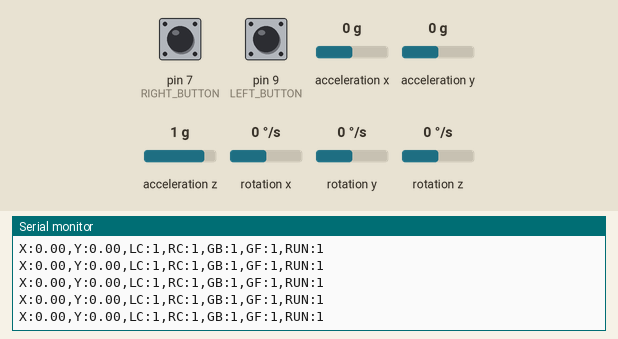
This sketch was run on a simulated Arduino Uno, built with avr-gcc and run on an emulated ATmega328P. On the bench: the last lines printed to the serial monitor. Wiring (inferred from the names in the program): MPU-6050 motion sensor at I2C address 0x68. Inputs (shaded band) come from the test bench; at power-on: acceleration x 0 g, pin 9 (LEFT_BUTTON) HIGH, acceleration y 0 g, pin 7 (RIGHT_BUTTON) HIGH, acceleration z 1 g, rotation x 0 °/s, rotation y 0 °/s, rotation z 0 °/s.

Above: at 1.2 s.
1.3 s: acceleration x set to -1.4 g
At 1.51 s:
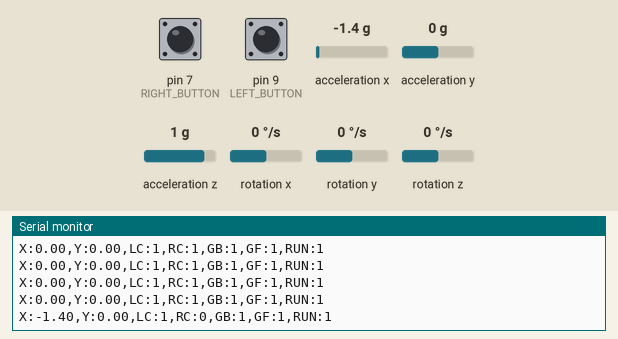
2.8 s: pin 9 (LEFT_BUTTON) pulled LOW for 0.15 s
At 3.04 s:
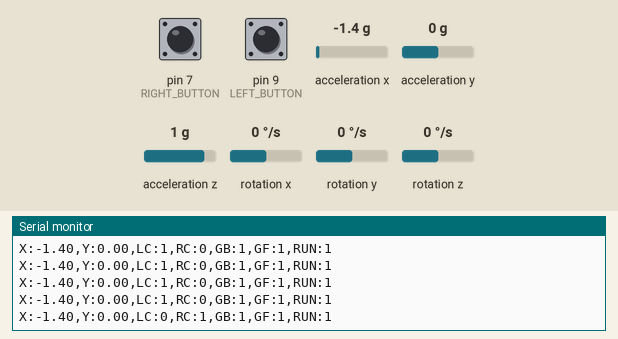
4.4 s: acceleration y set to -1.4 g
At 4.42 s:
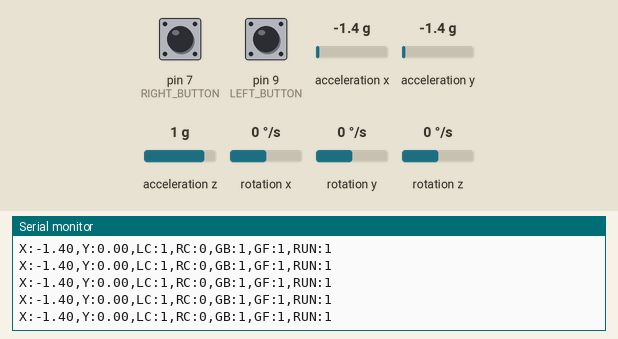
7.4 s: pin 9 (LEFT_BUTTON) pulled LOW for 1 s
At 7.63 s:
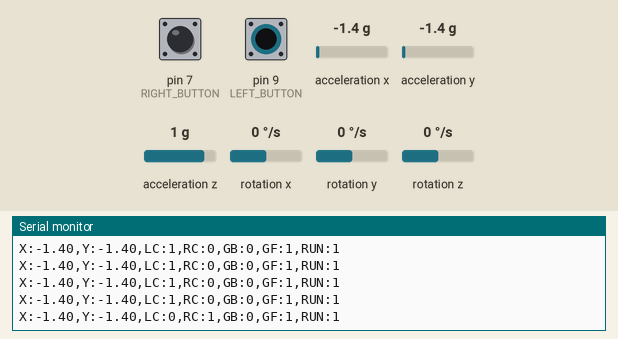
9.9 s: acceleration x set to 0 g
At 9.93 s:
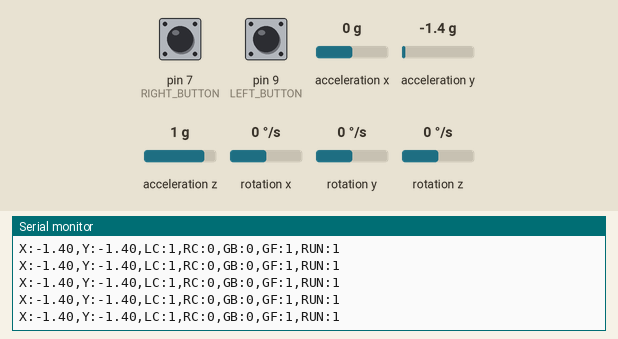
12.9 s: pin 7 (RIGHT_BUTTON) pulled LOW for 0.15 s
At 13.14 s:
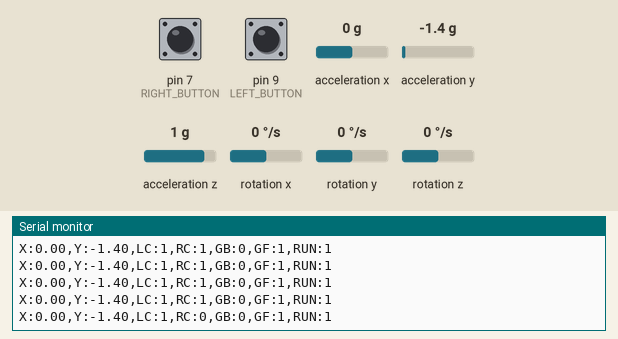

The sketch:

Mouse_final.ino
```cpp
#include <Wire.h>

const int MPU = 0x68;

int16_t AcX, AcY, AcZ;

/******** BUTTON PINS ********/
#define RIGHT_BUTTON 7
#define LEFT_BUTTON  9
/*****************************/

/******** SETTINGS ********/
float forwardThreshold = 0.6;
float backwardThreshold = -0.6;
float sideThreshold = 0.6;
/**************************/

bool leftClick=false;
bool rightClick=false;
bool goBack=false;
bool goForward=false;

int circleStage=0;
bool runGesture=false;

void setup() {

  Serial.begin(9600);
  Wire.begin();

  pinMode(RIGHT_BUTTON, INPUT_PULLUP);
  pinMode(LEFT_BUTTON, INPUT_PULLUP);

  // Wake MPU6050
  Wire.beginTransmission(MPU);
  Wire.write(0x6B);
  Wire.write(0);
  Wire.endTransmission(true);
}

void loop() {

  /* ===== READ MPU ===== */
  Wire.beginTransmission(MPU);
  Wire.write(0x3B);
  Wire.endTransmission(false);
  Wire.requestFrom(MPU,14,true);

  AcX = Wire.read()<<8 | Wire.read();
  AcY = Wire.read()<<8 | Wire.read();
  AcZ = Wire.read()<<8 | Wire.read();

  float ax = AcX / 16384.0;
  float ay = AcY / 16384.0;

  /* ===== BUTTON STATES ===== */
  bool rightBtn = digitalRead(RIGHT_BUTTON)==LOW;
  bool leftBtn  = digitalRead(LEFT_BUTTON)==LOW;

  /* ===== CLICK FROM GESTURE OR BUTTON ===== */
  if(ax > forwardThreshold || leftBtn){
      leftClick=true;
      rightClick=false;
  }
  else if(ax < backwardThreshold || rightBtn){
      rightClick=true;
      leftClick=false;
  }
  else{
      leftClick=false;
      rightClick=false;
  }

  /* ===== SIDE PUSH ===== */
  if(ay < -sideThreshold){
      goBack=true;
      goForward=false;
  }
  else if(ay > sideThreshold){
      goForward=true;
      goBack=false;
  }
  else{
      goBack=false;
      goForward=false;
  }

  /* ===== CIRCLE DETECTION ===== */
  if(circleStage==0 && ay>0.7) circleStage=1;
  else if(circleStage==1 && ax>0.7) circleStage=2;
  else if(circleStage==2 && ay<-0.7) circleStage=3;
  else if(circleStage==3 && ax<-0.7){
      runGesture=true;
      circleStage=0;
  }

  /* ===== SEND DATA ===== */
  Serial.print("X:");
  Serial.print(ax,2);
  Serial.print(",");

  Serial.print("Y:");
  Serial.print(ay,2);
  Serial.print(",");

  Serial.print("LC:");
  Serial.print(leftClick?0:1);
  Serial.print(",");

  Serial.print("RC:");
  Serial.print(rightClick?0:1);
  Serial.print(",");

  Serial.print("GB:");
  Serial.print(goBack?0:1);
  Serial.print(",");

  Serial.print("GF:");
  Serial.print(goForward?0:1);
  Serial.print(",");

  Serial.print("RUN:");
  Serial.println(runGesture?0:1);

  runGesture=false;

  delay(150);
}
```

Measured:
- after the input at 1.3 s, the serial monitor: prints a new line after 0.08 s (image 1)
- after the input at 2.8 s, the serial monitor: prints a new line after 0.11 s (image 2)
- after the input at 7.4 s, the serial monitor: prints a new line after 0.10 s (image 4)
- after the input at 12.9 s, the serial monitor: prints a new line after 0.11 s (image 6)
